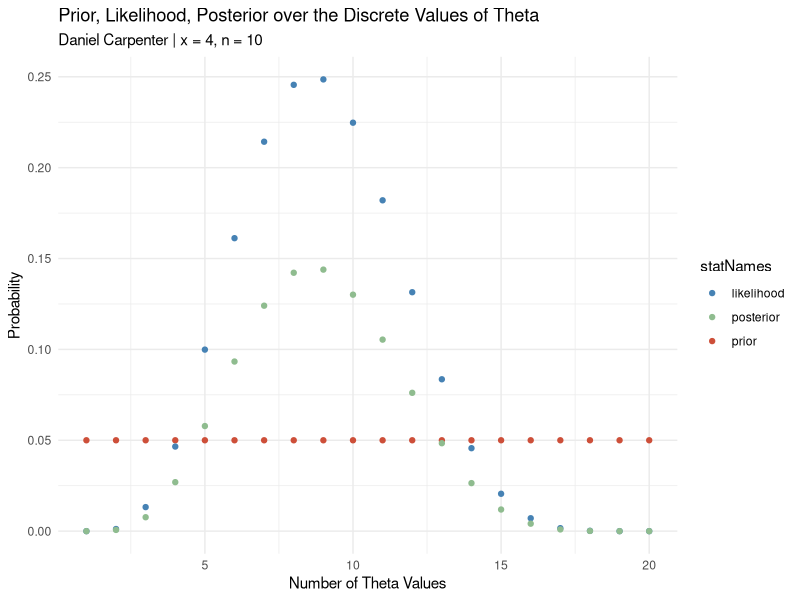
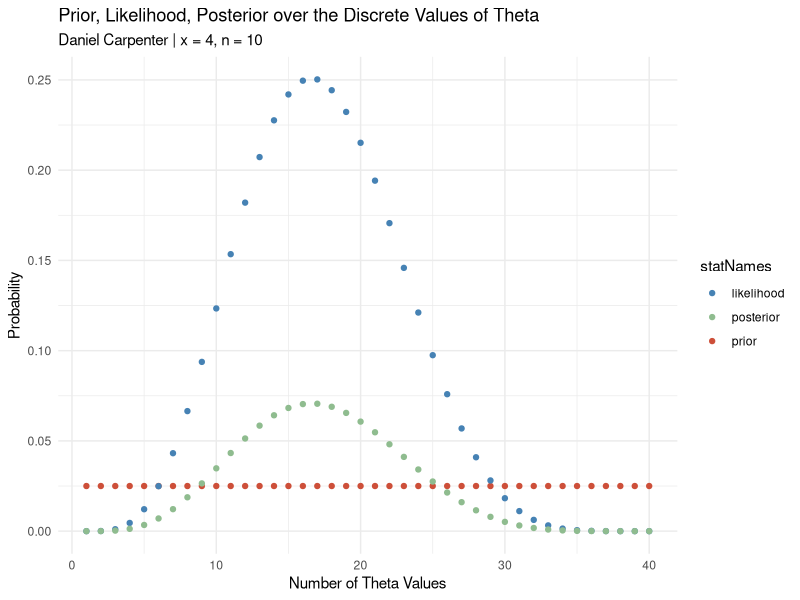
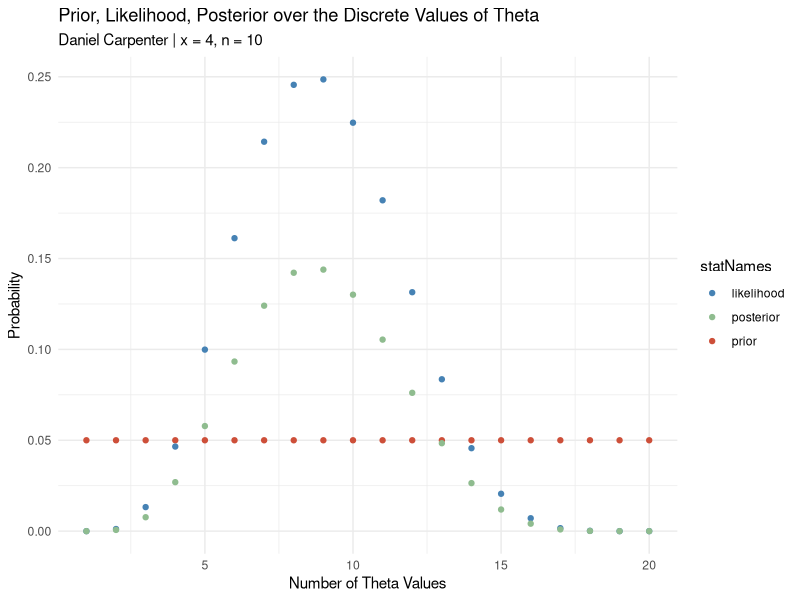
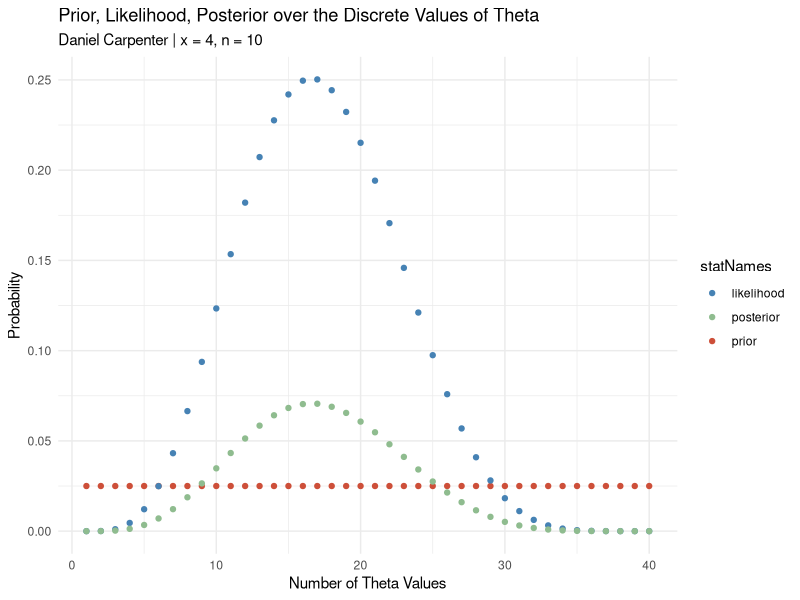
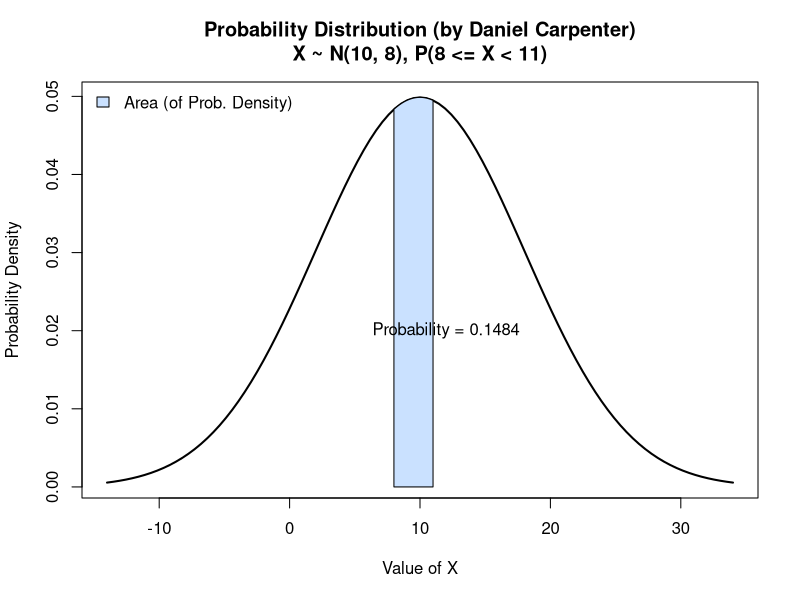
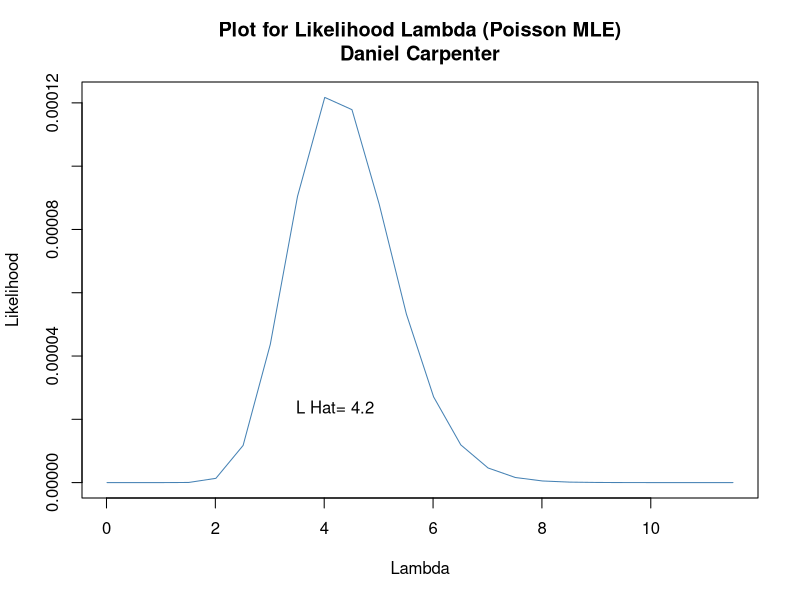
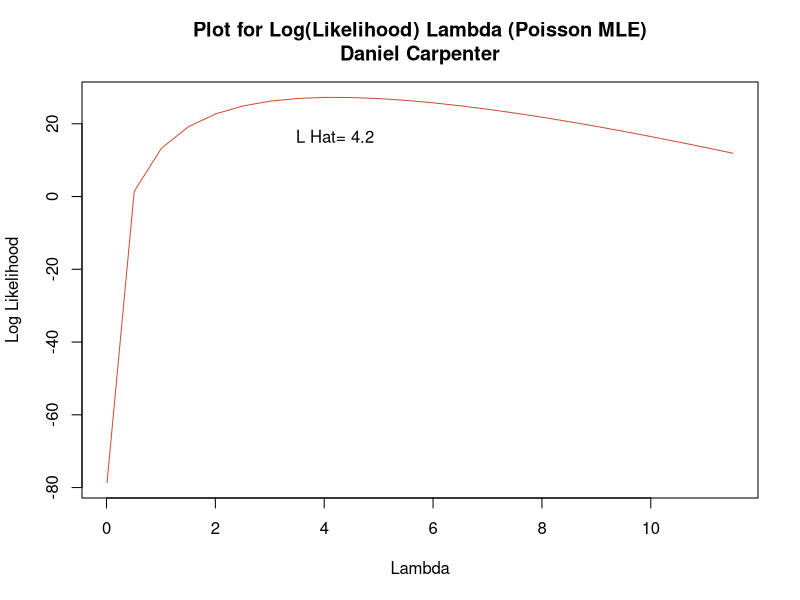
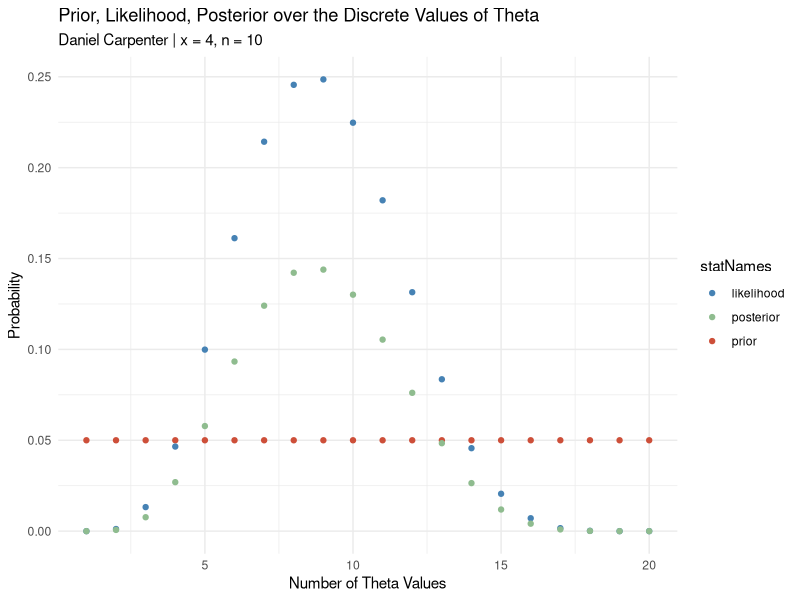

R code for these plots, in order:
## ---- chunk 1
knitr::opts_chunk$set(echo = TRUE)
## ---- chunk 2
# Function that creates a classical point est
classicalPointEst <- function(n) {
  theta <- seq(0, 1, length = n)
  
  # Point Estimate for Theta
  return(mean(theta))
}

n = 10 # Num Trials
classicalPointEst(n)
## ---- chunk 3
# Function for classical CI est at 95% confidence
classicalConfInt95 <- function(classicalPointEstFun = classicalPointEst, n) {
  # Get the classical point est
  pointEst <- classicalPointEstFun(n)
  
  # Return the classical interval
  return(pointEst + c(-1, 1) * 1.95 * sqrt(pointEst*(1 - pointEst) / n))
}
  
classicalConfInt95(classicalPointEst, n)
## ---- chunk 4
mycoin <- mybinpost <- function(n, x, p, prior, alpha) {
  
  # CALCULATIONS -------------------------------------------
    
    ## Get the length of p
    numRows <- length(p)
  
    ## Calculate the likelihood
    likelihood  = dbinom(x=x, size=n, prob=p)
    
    ## Calculate the Prior x the Likelihood
    h <-  prior * likelihood
    
    ## Get the posterior Distribution
    posterior = h / sum(h) 
    
    ## Consolidate into a matrix with row and column names
    bayesMatrix <- matrix(c(p, prior, likelihood, h, posterior), 
                        nr = numRows, nc = 5, byrow = FALSE)
    colnames(bayesMatrix) <- c("p", "prior", "likelihood", "h", "posterior")
    rownames(bayesMatrix)= c(rep("", numRows))
    rbind(bayesMatrix, colSums(bayesMatrix)) # Column totals

        
  # PLOTTING -----------------------------------------------
    
    ## Define some colors for the later plots
      red   = 'tomato3'
      blue  = 'steelblue'
      green = 'darkseagreen'
      colorPalette <- c(blue, green, red) # Consolidate in color palette
    
    ## Number of Theta numbers to plot
    thetaNumericValues = 1:numRows
    
    ## Convert to data frame for ggplot
    df <- as.data.frame(cbind(bayesMatrix, thetaNumericValues))
    
    
    if(!require(tidyverse)) install.packages(tidyverse)
    df <- df %>%
      
      ### Select to only the needed data
      select(-h) %>%
      
      ### Pivot y axis variables into single column for ggplot-ing
      pivot_longer(cols      = c("prior", "likelihood", "posterior"),
                   values_to = "values",
                   names_to  = "statNames")
    
    ## Plot it!
    basePlot <- ggplot(df,
                       aes(x = thetaNumericValues,
                           y = values,
                           color = statNames)) +
      ### Theme and colors
      theme_minimal() +
      scale_color_manual(values = colorPalette) +
      
      ### Labels
      labs(title = "Prior, Likelihood, Posterior over the Discrete Values of Theta",
           subtitle = paste0("Daniel Carpenter | x = ", x, ", n = ", n),
           x = 'Number of Theta Values', y = 'Probability')+ 
      
      ### Create the points
      geom_point()
    
    # Output Plot
    print(basePlot)
    
    
  # BCI & Point Est ------------------------------------------
    
    ## BCI
    cp = cumsum(posterior) # cumulative sum
    L = max(which(cp<alpha/2)) # this gives the max index where  cp < alpha/2
    U = min(which(cp > 1-alpha/2))
    BCI = df$p[c(L,U)] # close to the desired BCI
    
    ## Bayesian point estimate is the posterior mean
    bayesPointEst <- mean(posterior)
    
    
  # CLasical Point Est and Interval 95% CI ----------------
      classicalPointEstimate <- classicalPointEst(n)    
      cCI95 <- classicalConfInt95(classicalPointEst, n)

          
  # RETURN DATA ---------------------------------------------
      
    # Create a folder for the Output to stay organized
    outputFolder <- 'Output/'
    dir.create(outputFolder)
    
    # Create the folder for this task
    task1Folder  <- paste0(outputFolder, 'Task_01/')
    dir.create(task1Folder)
    print(paste0('Please find the Output Files located at ', task1Folder))
    
    ## File name for writing data to current wd
    nameOfFile <- paste("", sum(p),sum(prior),n,x,alpha, sep = "_") # Used this name since unique identifier
    
    ## Write a CSV  
    write.csv(x = as.data.frame(bayesMatrix), 
              file = paste0(task1Folder, "BayesBox", nameOfFile, ".csv"))
      
    ## Write above plot to jpg
    ggsave(filename = paste0(task1Folder, "BayesPlot", nameOfFile, ".jpg"),
           plot     = basePlot,
           height   = 8.5,
           width    = 11)
    
    ## Used for latex output of a matrix
    if(!require(xtable)) install.packages(xtable)
    
    ## Return a list of relevant data
    return(list('bayesMatrix'      = bayesMatrix,
                'bayesPointEst'    = bayesPointEst,
                'bayesCredIntvl95' = BCI,
                'classicalPEst'    = classicalPointEstimate,
                'classicalCI95'    = cCI95))
}

## ---- chunk 5
mycoin(p = seq(0,1,length=20), prior =rep(1/20, 20), n=10, x=4, alpha = 0.05)
mycoin(p = seq(0,1,length=40), prior =rep(1/40, 40), n=10, x=4, alpha = 0.05)
mycoin(p = seq(0,1,length=20), prior =rep(1/20, 20), n=10, x=4, alpha = 0.1)

# Assume Prior equaling the length of the p
pr =rep(1/40, 40)
mycoin(p = seq(0,1,length=40), prior = pr, n =10, x=4, alpha=0.05)
## ---- chunk 6
n = 1000  # Intervals
p = 0.5   # Probability
## ---- chunk 7

varMethod1 <- function(n, p) {
  # Calculate the binomial distribution using parameters n, p, and q
  mu = n * p
  X  = pbinom(q=1-p, size=n, prob=p)
  
  # Calculate the variance of X using above formula 
  variance = (X - mu)^2 / n
  return(round(variance, 1))
}

varMethod1(n, p)
## ---- chunk 8
varMethod2 <- function(n, p) {
  # Calculate q
  q = 1 - p
  
  # Calculate the variance
  variance2 <- n*p*q
  return(variance2)
}

varMethod2(n, p)
## ---- chunk 9
    mynorm <- function(mu, sigma, 
                       lowerBound = NA, upperBound = NA, 
                       alpha,
                       roundTo = 4, 
                       color = paste0("lightsteelblue", floor(runif(1, min=1, max=4))),
                       returnCMD = TRUE)
    {
      
      # Calculate the "xlim" lower and upper bound for the Normal PDF Curve
      curveLowerBound <- mu - 3*sigma
      curveUpperBound <- mu + 3*sigma
      
      # Initialize variables related to output and graph
      title <- ""   # Title of graph
      exactProb = 0 # The exact probability of the questions
      
      # If no provided LOWER AND UPPER Bound (NA as parameter value) then assume none
      if (!(is.na(lowerBound)) & !(is.na(upperBound))) {
        title <- paste0(", P(", lowerBound, " <= X < ",upperBound,")")
        exactProb = pnorm(upperBound, mu, sigma) - pnorm(lowerBound, mu, sigma) # calculate prob 
        
      # If no provided LOWER Bound (NA as parameter value) then assume none
      } else if (is.na(lowerBound)) {
        lowerBound = curveLowerBound
        title <- paste0(", P(X < ",upperBound,")") # Set a dynamic title
        exactProb = pnorm(upperBound, mu, sigma) # calculate prob 
        
      # If no provided UPPER Bound (NA as parameter value) then assume none
      } else if(is.na(upperBound)) {
        upperBound = curveUpperBound
        title <- paste0(", P(X >= ",lowerBound,")")
        exactProb = 1 - pnorm(lowerBound, mu, sigma) # calculate prob 
      }
      
      # Create the line that displays the bell curve (between the CURVE bounds defined above)
      curve(
        
        ## Normally Distributed
        dnorm(x,mu,sigma), 
        
        ## Normally Distributed
        xlim=c(curveLowerBound, curveUpperBound), 
        
        ## Line width
        lwd =2, 
        
        ## Title with descriptive characteristics about function parameters
        main = paste0("Probability Distribution (by Daniel Carpenter)\n",
                      "X ~ N(",mu,", ",sigma,")", title),
        
        ## X and Y labels
        ylab = 'Probability Density',
        xlab = 'Value of X',
      )

      
      # Add the AREA of between the lower and upper bound P(lowerBound<X<=upperBound)
      
        ## X-Axis curve (length does not matter)
        xcurve = seq(lowerBound,upperBound, length=1000)
        
        ## Y-Axis Curve
        ycurve = dnorm(xcurve, mu,sigma)
        
        ## Combine the X and Y curve to form the area (in green)
        polygon(c(lowerBound, xcurve, upperBound), 
                c(0, ycurve, 0), 
                col=color) 
        
        ## Legend
        legend("topleft", legend="Area (of Prob. Density)", 
               fill=color, bty = "n")
      
      # Add the probability as text
        
        ## Calculate the area (probability)
        area = exactProb
        areaRounded = round(area, roundTo)
        
        ## Place this on the above plot
        text(12,0.02,substitute(paste("Probability = ", areaRounded), 
                                list(areaRounded = areaRounded)))
        
      # Quantiles
        
        ## Alpha (Lower Tail)
        lowerTail = qnorm(p = alpha / 2, 
                          mean = mu, sd = sigma,
                          lower.tail = TRUE)
        
        ## 1 minus alpha (upper tail)
        upperTail = qnorm(p = alpha / 2, 
                          mean = mu, sd = sigma,
                          lower.tail = FALSE)
        
      # Return stats about the Plot
      if (returnCMD) {
        return(list(shadedArea = areaRounded,
                    lowerTail = lowerTail,
                    upperTail = upperTail))
      }
    }
## ---- chunk 10
mynorm(mu=10, sigma=8, 
       lowerBound = 8, upperBound = 11,
       alpha = 0.10)
## ---- chunk 11

myml = function(x) {
  
  # Create lambda vector as a set of values ranging from 0 to 2*max(x)
  lambda=seq(.01,2*max(x),0.5)
  
  # Calculate Poisson MLE
  lambdahat = round(sum(x)/length(x),4)
  
  #the likelihood function
  lik <- exp(-length(x)* lambda)*(lambda^sum(x))/prod(factorial(x))
  
  #the loglikelihood function
  loglik <- -length(x)* lambda+sum(x)*log(lambda)+log(prod(factorial(x)))
  # return(list(mle=lambdahat))
  
  # Plot the likelihood
  plot(lambda, lik,    
       col = 'steelblue', type = 'l', 
       main = 'Plot for Likelihood Lambda (Poisson MLE)\nDaniel Carpenter',
       xlab = 'Lambda', ylab = 'Likelihood')
  text(x=lambdahat, y=mean(lik), paste('L Hat=',round(lambdahat, 4)))
  
  # Plot the loglikelihood
  plot(lambda, loglik,
       col = 'tomato3', type = 'l', 
       main = 'Plot for Log(Likelihood) Lambda (Poisson MLE)\nDaniel Carpenter',
       xlab = 'Lambda', ylab = 'Log Likelihood')
  text(x=lambdahat, y=mean(loglik), paste('L Hat=',round(lambdahat, 4)))
  
  return(list(lambdahat = lambdahat))
}
## ---- chunk 12
x = c(3,4,3,5,6)
myml(x)
## ---- chunk 13

## ---- chunk 14

## ---- chunk 15

## ---- chunk 16

## ---- chunk 17

## ---- chunk 18

## ---- chunk 19

## ---- chunk 20
